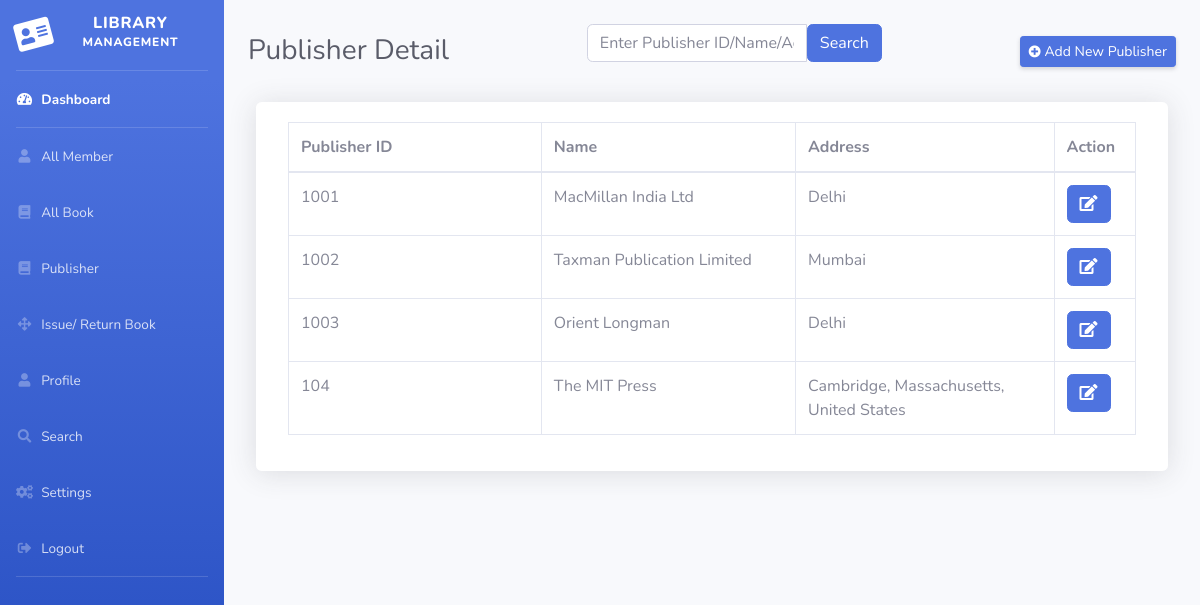
The page /publisher_table/ on the database as committed earlier.
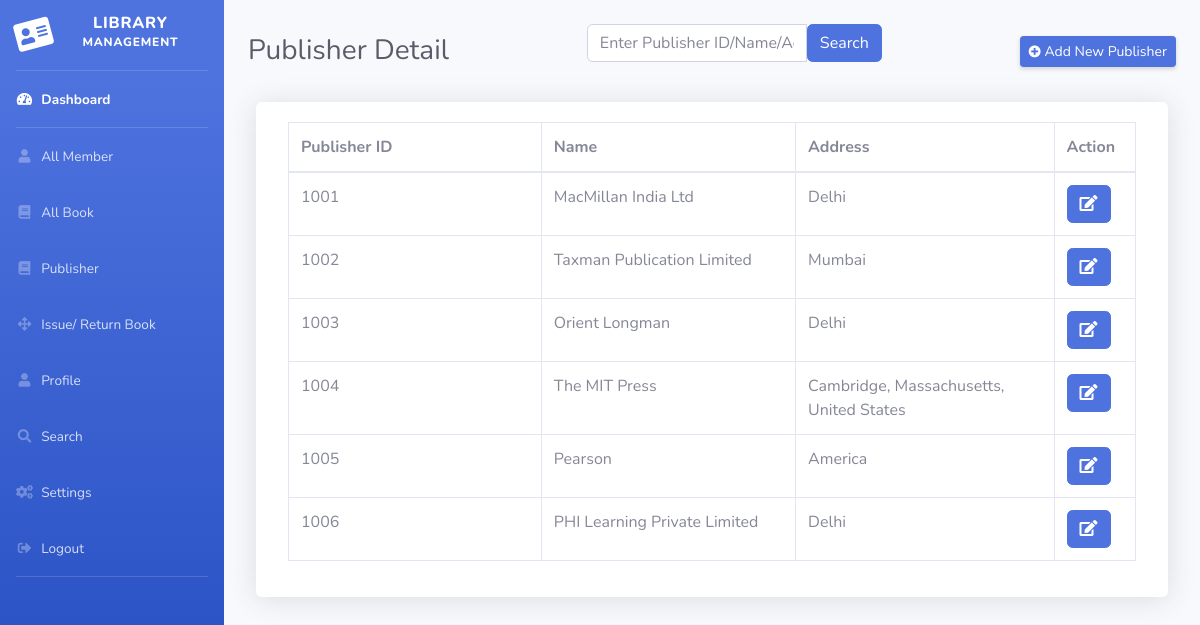
The same page on the database as committed later.
### myapp/models.py (models this page shows, shortened)
class Publisher(models.Model):
    pub_id = models.CharField(max_length=50)
    name = models.CharField(max_length=100)
    address = models.CharField(max_length=200)

### myapp/views.py (the view)
# urls.py: path('publisher_table/', publisher_table, name='publisher_table'),
def publisher_table(request):
    publishers = Publisher.objects.all()
    sd = None
    if request.method == 'POST':
        sd = request.POST['searchdata']
        try:
            pubSearch = Publisher.objects.filter(Q(pub_id=sd) | Q(name__icontains=sd) | Q(address__icontains=sd))
        except:
            pubSearch = ""
    return render(request, 'publisher_table.html', locals())

### myapp/templates/publisher_table.html (shortened to what this page needs)
{% extends 'dashboard.html' %}
{% load static %}
{% block main %}
  <div id="content-wrapper" class="d-flex flex-column">
    <div id="content">
      <div class="container-fluid">
        <div class="d-sm-flex align-items-center justify-content-between mb-4 mt-4">
          <h1 class="h3 mb-0 text-gray-800">Publisher Detail</h1>
          <form method="post">
            <div class="input-group mb-3">
              <input type="text" name="searchdata" class="form-control" placeholder="Enter Publisher ID/Name/Address" required>
              <input type="submit" value="Search" class="btn btn-primary">
            </div>
          </form>
          <a href="{% url 'publisher_add' %}" class="d-none d-sm-inline-block btn btn-sm btn-primary shadow-sm">
            <i class="fas fa-plus-circle fa-sm text-white-100"></i>
            Add New Publisher
          </a>
        </div>
        <div class="row mt-2 rounded shadow mx-2 bg-white">
          <div class="col">
            {% if pubSearch %}
              <div class="card-body">
                <table id="example1" class="table table-bordered">
                  <thead>
                    <tr>
                      <th style="width:33%;">Publisher ID</th>
                      <th style="width:33%;">Name</th>
                      <th style="width:33%;">Address</th>
                      <th>Action</th>
                    </tr>
                  </thead>
                  <tbody>
                    {% for i in pubSearch %}
                      <tr>
                        <td>{{i.pub_id}}</td>
                        <td>{{i.name}}</td>
                        <td>{{i.address}}</td>
                        <td>
                          <div class="btn-group">
                            <a class="btn btn-primary" href="{% url 'publisher_edit' i.id %}">
                                <i class="fa fa-edit"></i></a> &nbsp;&nbsp;&nbsp;
                            {% if perms.myapp.delete_publisher %}
                            <a class="btn btn-danger" onclick="return confirm('Are you sure to Delete ?')" href="{% url 'publisher_delete' i.id %}">
                                <i class="fa fa-trash-alt"></i>
                            </a>
                            {% endif %}
                          </div>
                        </td>
                      </tr>
                    {% endfor %}
                  </tbody>
                </table>
              </div>
            {% else %}
            <div class="card-body">
              <table id="example1" class="table table-bordered ">
                <thead>
                  <tr>
                    <th style="width:33%;">Publisher ID</th>
                    <th style="width:33%;">Name</th>
                    <th style="width:33%;">Address</th>
                    <th>Action</th>
                  </tr>
                </thead>
                <tbody>
                  {% for i in publishers %}
                    <tr>
                      <td>{{i.pub_id}}</td>
                      <td>{{i.name}}</td>
                      <td>{{i.address}}</td>
                      <td>
                        <div class="btn-group">
                            <a class="btn btn-primary" href="{% url 'publisher_edit' i.id %}">
                                <i class="fa fa-edit"></i></a> &nbsp;&nbsp;&nbsp;
                        </div>
                      </td>
                    </tr>
                  {% endfor %}
                </tbody>
              </table>
            </div>
            {% endif %}
        </div>
      </div>
    </div>
  </div>
{% endblock main %}

### myapp/templates/dashboard.html (shortened to what this page needs)
<!DOCTYPE html>
<html lang="en">
    {% load static %}
    <head>
        <link href="https://cdnjs.cloudflare.com/ajax/libs/font-awesome/5.11.2/css/all.min.css" rel="stylesheet" type="text/css">
        <link href="{% static 'bootstrap.min.css' %}" rel="stylesheet">
    </head>
    <body id="page-top">
        <div id="wrapper">
            <ul class="navbar-nav bg-gradient-primary sidebar sidebar-dark accordion" id="accordionSidebar">
                <a class="sidebar-brand d-flex align-items-center justify-content-center" href="#">
                    <div class="sidebar-brand-icon rotate-n-15">
                        <i class="fas fa-address-card"></i>
                    </div>
                    <div class="sidebar-brand-text mx-3">
                        Library
                        <sup>Management</sup>
                    </div>
                </a>
                <hr class="sidebar-divider my-0">
                <li class="nav-item active">
                    <a class="nav-link" href="{% url 'dashboard' %}">
                        <i class="fas fa-fw fa-tachometer-alt"></i>
                        <span>Dashboard</span>
                    </a>
                </li>
                <hr class="sidebar-divider my-0">
                <li class="nav-item">
                    <a class="nav-link" href="{% url 'member_table' %}">
                        <i class="fas fa-fw fa-user"></i>
                        <span>All Member</span>
                    </a>
                </li>
                <li class="nav-item">
                    <a class="nav-link" href="{% url 'book_table' %}">
                        <i class="fas fa-fw fa-book"></i>
                        <span>All Book</span>
                    </a>
                </li>
                <li class="nav-item">
                    <a class="nav-link" href="{% url 'publisher_table' %}">
                        <i class="fas fa-fw fa-book"></i>
                        <span>Publisher</span>
                    </a>
                </li>
                <li class="nav-item">
                     <a class="nav-link" href="{% url 'issueBook' %}">
                        <i class="fas fa-fw fa-arrows-alt"></i>
                        <span>Issue/ Return Book</span>
                    </a>
                </li>
                <li class="nav-item">
                    <a class="nav-link" href="{% url 'profile' %}">
                        <i class="fas fa-fw fa-user"></i>
                        <span>Profile</span>
                    </a>
                </li>
                <li class="nav-item">
                    <a class="nav-link" href="{% url 'search2' %}">
                        <i class="fas fa-fw fa-search"></i>
                        <span>Search</span>
                    </a>
                </li>
                <li class="nav-item">
                    <a class="nav-link" href="">
                        <i class="fas fa-fw fa-cogs"></i>
                        <span>Settings</span>
                    </a>
                </li>
                <li class="nav-item">
                    <a class="nav-link" href="{% url 'user_logout' %}">
                        <i class="fas fa-fw fa-sign-out-alt"></i>
                        <span>Logout</span>
                    </a>
                </li>
                <hr class="sidebar-divider d-none d-md-block">
            </ul>
            {% block main %}{% endblock main %}
        </div>
    </body>
</html>

Rows that differ between the two databases and show on the page:
changed Publisher "The MIT Press": pub_id "104" → "1004"
added Publisher: pub_id "1005", name "Pearson", address "America"
added Publisher: pub_id "1006", name "PHI Learning Private Limited", address "Delhi"
